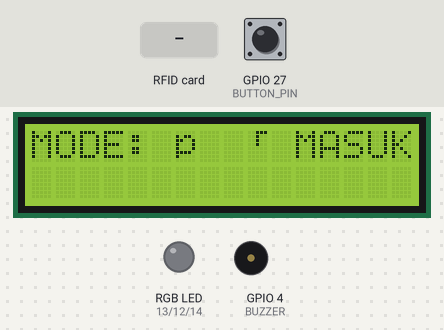
Simulated run of this sketch. Board: ESP32. On the bench: 16×2 character LCD, an RGB LED mixed from three pins (HIGH = lit), buzzer (waves = sounding). The inputs (shaded band) are chosen by the test bench; at power-on: GPIO 27 (BUTTON_PIN) HIGH. WiFi joins after 1.5 s; servers stay silent unless stated; uploads are accepted with an empty reply; the local clock reads 2024-03-15 10:24:30 at power-on unless the sketch sets it; what the sketch prints to the serial monitor is not drawn.

Above: at 5.8 s.
5.9 s: RFID card 5E 7A 19 C4 held to the reader
At 7.7 s:
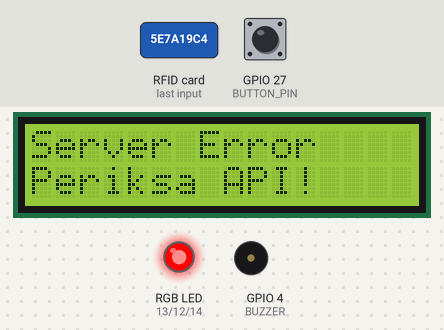
8.9 s: GPIO 27 (BUTTON_PIN) pulled LOW for 3.2 s
At 12.7 s:
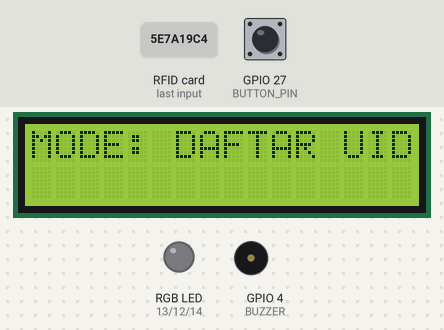
13.6 s: RFID card 5E 7A 19 C4 held to the reader
At 15.4 s:
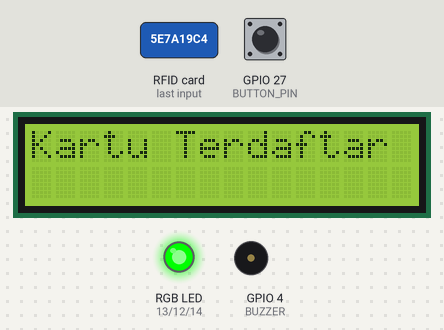
16.6 s: GPIO 27 (BUTTON_PIN) pulled LOW for 3.2 s
At 19.75 s:
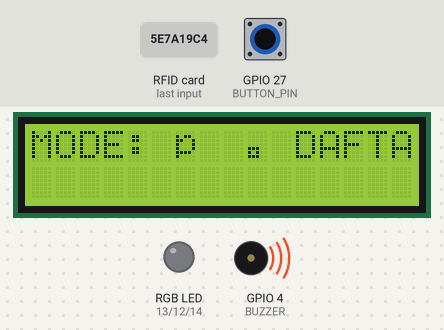
21.3 s: GPIO 27 (BUTTON_PIN) pulled LOW for 0.15 s
At 22.1 s:
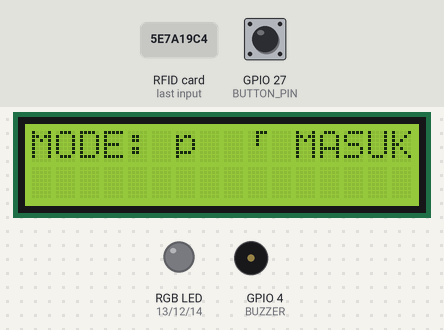
22.9 s: GPIO 27 (BUTTON_PIN) pulled LOW for 1 s
At 24.9 s:
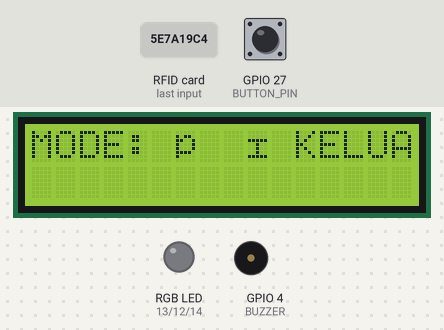
Timing chart, 0 to 26.4 s (numbered marks = the images above; inputs shaded):
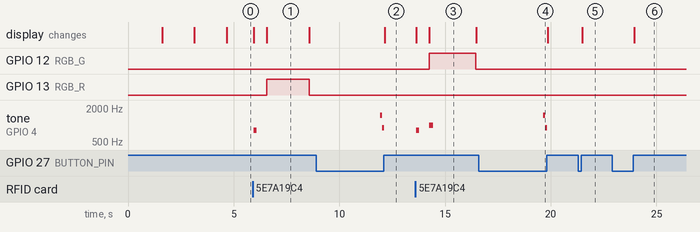

The sketch:

PART_1.ino
```cpp
#include <WiFi.h>
#include <WiFiManager.h>         // by tzapu
#include <HTTPClient.h>
#include <SPI.h>
#include <MFRC522.h>             // by Miguel Balboa
#include <Wire.h>
#include <LiquidCrystal_I2C.h>   // by Marco Schwartz
#include <ArduinoJson.h>
#include <time.h>

// ==========================
//     PIN SETUP
// ==========================
#define SS_PIN     21
#define RST_PIN    22
#define BUTTON_PIN 27
#define RGB_R      13
#define RGB_G      12
#define RGB_B      14
#define BUZZER     4

MFRC522 mfrc522(SS_PIN, RST_PIN);
LiquidCrystal_I2C lcd(0x27, 16, 2);

// ==========================
//     WiFiManager setup
// ==========================
char apiUrl[100] = "";
WiFiManagerParameter custom_api_url("api_url", "Base API URL", apiUrl, 100);

// ==========================
//     MODE ENUM
// ==========================
enum Mode { MODE_MASUK, MODE_KELUAR, MODE_DAFTAR };
Mode currentMode = MODE_MASUK;

String lastUID = "";
unsigned long lastScanTime = 0;
unsigned long lastButtonChange = 0;
bool lastButtonState = HIGH;
bool buttonHeld = false;

unsigned long setupWifiHoldTime = 0;
bool wifiSetupTriggered = false;

// ==========================
//     TAMPILKAN STATUS DI LCD
// ==========================
void lcdShowStatus(const String& baris1, const String& baris2, int delayMs = 1500) {
  lcd.clear();
  lcd.setCursor(0, 0);
  lcd.print(baris1);
  lcd.setCursor(0, 1);
  lcd.print(baris2);
  delay(delayMs);
}

void setup() {
  Serial.begin(115200);

  // I/O hardware
  pinMode(BUTTON_PIN, INPUT_PULLUP);
  pinMode(RGB_R, OUTPUT); pinMode(RGB_G, OUTPUT); pinMode(RGB_B, OUTPUT); pinMode(BUZZER, OUTPUT);
  SPI.begin(18, 19, 23, SS_PIN);
  mfrc522.PCD_Init();
  Wire.begin(26, 25);
  lcd.init(); lcd.backlight();

  // ======================================
  //     MODE SETUP WIFI (tahan 5 detik)
  // ======================================
  if (digitalRead(BUTTON_PIN) == LOW) {
    lcdShowStatus("MODE: SETUP WIFI", "Tunggu Portal...");
    WiFiManager wm;
    wm.addParameter(&custom_api_url);
    wm.resetSettings();
    if (!wm.autoConnect("SIPERSAN-SETUP")) {
      lcdShowStatus("WiFi Gagal", "Cek Koneksi!", 2000);
      ESP.restart();
    }
    strcpy(apiUrl, custom_api_url.getValue());
    lcdShowStatus("WiFi Terhubung", WiFi.SSID());
    lcdShowStatus("API URL:", String(apiUrl).substring(0, 16));
    ESP.restart();
  }

  // ======================================
  //     MODE NORMAL: Auto connect
  // ======================================
  WiFiManager wm;
  wm.addParameter(&custom_api_url);
  wm.setConfigPortalTimeout(180);
  if (!wm.autoConnect("SIPERSAN-SETUP")) {
    lcdShowStatus("WiFi Gagal", "Cek Koneksi!", 2000);
    ESP.restart();
  }
  strcpy(apiUrl, custom_api_url.getValue());
  lcdShowStatus("WiFi: ", WiFi.SSID());
  lcdShowStatus("API URL:", String(apiUrl).substring(0, 16));

  Serial.print("✅ WiFi: "); Serial.println(WiFi.SSID());
  Serial.print("📡 API URL: "); Serial.println(apiUrl);

  configTime(25200, 0, "pool.ntp.org", "time.nist.gov"); // GMT+7

  printMode();
}

void loop() {
  bool btnState = digitalRead(BUTTON_PIN);

  // ========== MODE SETUP WIFI (tahan 5 detik)
  if (btnState == LOW && lastButtonState == HIGH) {
    lastButtonChange = millis();
    buttonHeld = false;
    setupWifiHoldTime = millis();
    wifiSetupTriggered = false;
  }
  if (btnState == LOW && !wifiSetupTriggered && (millis() - setupWifiHoldTime > 5000)) {
    wifiSetupTriggered = true;
    lcdShowStatus("MODE: SETUP WIFI", "Tunggu Portal...");
    Serial.println("⚙️ MASUK MODE SETUP WIFI");

    WiFi.disconnect(true);
    delay(500);
    WiFiManager wm;
    wm.addParameter(&custom_api_url);
    wm.resetSettings();
    if (!wm.autoConnect("SIPERSAN-SETUP")) {
      lcdShowStatus("WiFi Gagal", "Cek Koneksi!", 2000);
      ESP.restart();
    }
    strcpy(apiUrl, custom_api_url.getValue());
    lcdShowStatus("WiFi Terhubung", WiFi.SSID());
    lcdShowStatus("API URL:", String(apiUrl).substring(0, 16));
    ESP.restart();
  }

  // ========== MODE DAFTAR (tahan 3 detik)
  if (btnState == LOW && !buttonHeld && (millis() - lastButtonChange > 3000) && (millis() - setupWifiHoldTime < 5000)) {
    currentMode = MODE_DAFTAR;
    tone(BUZZER, 1500, 100); delay(100);
    tone(BUZZER, 900, 100); delay(100);
    noTone(BUZZER);
    lcd.clear(); lcd.setCursor(0, 0);
    lcd.print("MODE: DAFTAR UID");
    Serial.println("🟡 MODE: DAFTAR");
    buttonHeld = true; delay(500);
  }

  // ========== MODE TOGGLE MASUK/KELUAR (klik cepat)
  if (btnState == HIGH && lastButtonState == LOW && !buttonHeld && !wifiSetupTriggered) {
    currentMode = (currentMode == MODE_MASUK) ? MODE_KELUAR : MODE_MASUK;
    tone(BUZZER, 1000, 150); noTone(BUZZER);
    printMode(); delay(300);
  }
  lastButtonState = btnState;

  // ========== RFID scan
  if (!mfrc522.PICC_IsNewCardPresent() || !mfrc522.PICC_ReadCardSerial()) return;

  String uid = "";
  for (byte i = 0; i < mfrc522.uid.size; i++) {
    uid += (mfrc522.uid.uidByte[i] < 0x10 ? "0" : "");
    uid += String(mfrc522.uid.uidByte[i], HEX);
  }
  uid.toUpperCase();

  if (uid == lastUID && millis() - lastScanTime < 5000) return;
  lastUID = uid;
  lastScanTime = millis();

  String modeStr = (currentMode == MODE_KELUAR) ? "KELUAR" :
                   (currentMode == MODE_MASUK) ? "MASUK" : "DAFTAR";
  Serial.println("UID: " + uid + " MODE: " + modeStr);

  lcd.clear(); lcd.setCursor(0, 0); lcd.print("Memeriksa UID...");
  digitalWrite(RGB_R, LOW); digitalWrite(RGB_G, LOW);
  tone(BUZZER, 800, 150); delay(200); noTone(BUZZER);

  // Format waktu
  struct tm timeinfo;
  String waktu = "";
  if (getLocalTime(&timeinfo)) {
    char buffer[30];
    strftime(buffer, 30, "%Y-%m-%d %H:%M:%S", &timeinfo);
    waktu = String(buffer);
  }

  // Kirim ke API /perizinan
  HTTPClient http;
  String fullUrl = String(apiUrl) + "api/perizinan?uid=" + uid + "&mode=" + modeStr;
  http.begin(fullUrl); int res = http.GET();
  String body = http.getString(); http.end();

  // Simpan UID (opsional)
  HTTPClient http2;
  String simpanURL = String(apiUrl) + "api/simpan_uid?uid=" + uid + "&mode=" + modeStr;
  http2.begin(simpanURL); http2.GET(); http2.end();

  lcd.clear();
  if (currentMode == MODE_DAFTAR) {
    lcd.setCursor(0, 0); lcd.print("Kartu Terdaftar");
    digitalWrite(RGB_G, HIGH);
    tone(BUZZER, 1000, 200); delay(200); noTone(BUZZER);
  } else if (body == "OK") {
    lcd.setCursor(0, 0); lcd.print("Kartu Valid");
    digitalWrite(RGB_G, HIGH);
    tone(BUZZER, 900, 150); delay(150); noTone(BUZZER);
  } else if (body == "NOT FOUND") {
    lcd.setCursor(0, 0); lcd.print("Tidak Terdaftar");
    digitalWrite(RGB_R, HIGH);
    tone(BUZZER, 700, 300); delay(300); noTone(BUZZER);
  } else {
    lcd.setCursor(0, 0); lcd.print("Server Error");
    lcd.setCursor(0, 1); lcd.print("Periksa API!");
    digitalWrite(RGB_R, HIGH);
  }

  delay(2000);
  digitalWrite(RGB_R, LOW); digitalWrite(RGB_G, LOW); printMode();
}

void printMode() {
  lcd.clear(); lcd.setCursor(0, 0);
  String modeStr = (currentMode == MODE_KELUAR) ? "🔴 KELUAR" :
                   (currentMode == MODE_MASUK) ? "🟢 MASUK" : "🟡 DAFTAR";
  lcd.print("MODE: " + modeStr);
}
```

Measured:
- after the input at 5.9 s, GPIO 13 (RGB_R): LOW → HIGH after 0.67 s, → LOW 2.0 s later; tone on GPIO 4 (BUZZER): silent → 800 Hz at once, → silent 0.15 s later; the display: first changes at once (image 1 shows a later state)
- after the input at 8.9 s, tone on GPIO 4 (BUZZER): silent → 1500 Hz after 3.0 s, → 900 Hz 0.10 s later, → silent 0.10 s later; the display: changes after 3.3 s (image 2)
- after the input at 13.6 s, GPIO 12 (RGB_G): LOW → HIGH after 0.65 s, → LOW 2.2 s later; tone on GPIO 4 (BUZZER): silent → 800 Hz at once, → silent 0.15 s later, → 1000 Hz 0.47 s later, → silent 0.20 s later; the display: first changes at once (image 3 shows a later state)
- after the input at 16.6 s, tone on GPIO 4 (BUZZER): silent → 1500 Hz after 3.0 s, → 900 Hz 0.10 s later, → silent 0.10 s later
- after the input at 21.3 s, the display: changes after 0.18 s (image 5)
- after the input at 22.9 s, the display: changes after 1.0 s (image 6)
- what the display in image 1 shows lasts 2.0 s, from 6.6 s to 8.6 s
